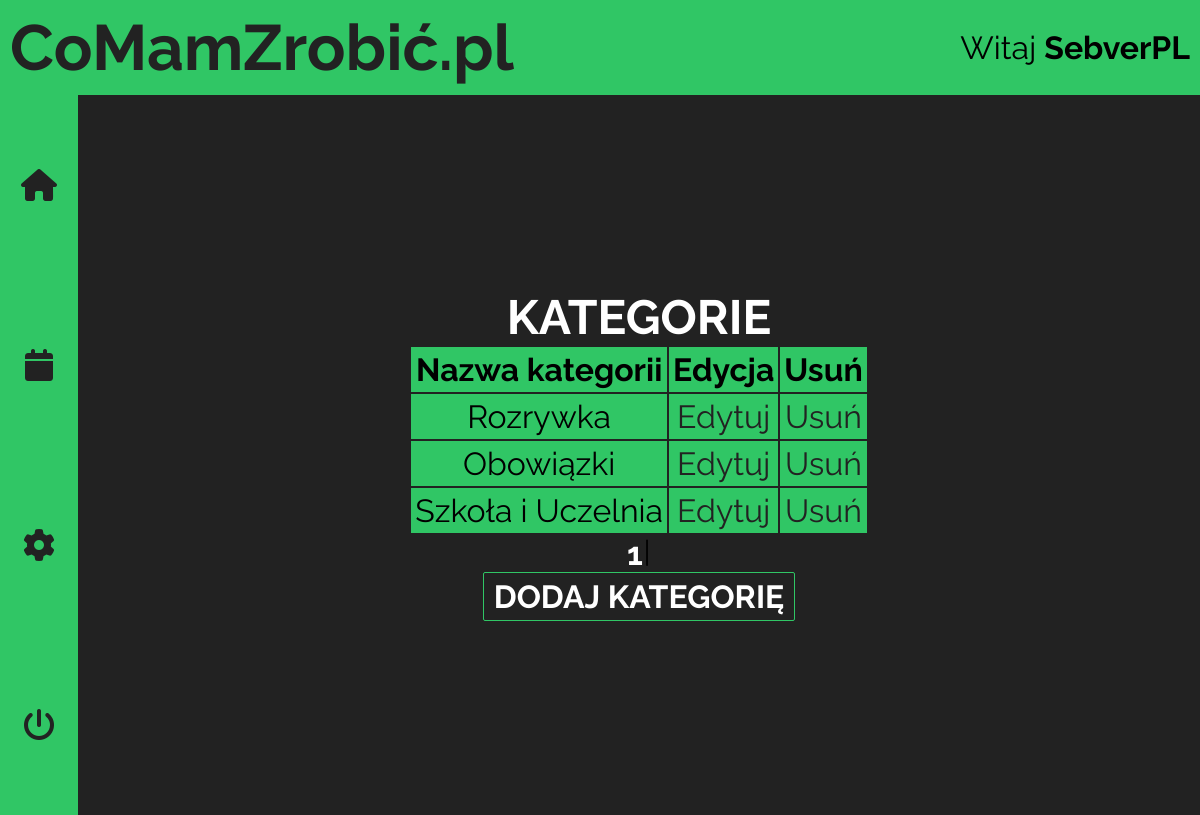
The app's page /categories.php?page=1 (signed in) with its own data.
### tables this page shows
CREATE TABLE IF NOT EXISTS `categories` (
  `ID` int(10) UNSIGNED NOT NULL AUTO_INCREMENT,
  `categoryName` varchar(20) NOT NULL,
  PRIMARY KEY (`ID`)
);

### categories.php (the view, shortened to what this page needs)
<!DOCTYPE html>
<html lang="pl-PL">
<head>
  <link rel="stylesheet" href="https://cdnjs.cloudflare.com/ajax/libs/font-awesome/6.1.1/css/all.min.css"
 />
  <link rel="stylesheet" href="src/css/styles.css">
</head>
<body>
  <div class="container">
    <?php
    include_once("panelHeader.php");
    ?>
    <main class="main-section">
      <?php
      include_once("panelNavigation.php");
      ?>
      <section class="panel-section">
        <h2 class="panel-heading2">Kategorie</h2>
        <aside class="table">
          <?php
          function t1($val, $min, $max)
          {
            return ($val >= $min && $val <= $max);
          }
          require_once('connect.php');
          $thingsCountQuery = $conn->query("SELECT COUNT(ID) as cnt FROM thingstodo");
          $thingsCount = $thingsCountQuery->fetch_object()->cnt;
          $limit = 10;
          $currentPage = isset($_GET['page']) ? intval($_GET['page'] - 1) : 1;
          $from = $currentPage * $limit;
          $allPages = ceil($thingsCount / $limit);
          $thingsQuery = "SELECT ID,categoryName FROM categories ORDER BY ID LIMIT {$from}, {$limit}";
          $result = $conn->query($thingsQuery);
          if ($result->num_rows > 0) {
            echo '<table class="tables">';
            echo <<<HEAD
              <tr>
                <th>Nazwa kategorii</th>
                <th>Edycja</th>
                <th>Usuń</th>
              </tr>
            HEAD;
            while ($row = $result->fetch_object()) {
              echo <<<TABLE
              <tr>
                <td>$row->categoryName</td>
                <td><a class="edit-links" href="editCategoryForm.php?id={$row->ID}">Edytuj</a></td>
                <td><a class="edit-links" href="deleteCategory.php?id={$row->ID}">Usuń</a></td>
              TABLE;
            }
            echo '</table>';
            echo '<section class="pages-section">';
            for ($i = 1; $i <= $allPages; $i++) {
              $active = ($i == ($currentPage + 1)) ? 'active' : '';
              if (t1($i, ($currentPage - 3), ($currentPage + 5))) {
                echo <<<END
                <a class="pages-links {$active}" href="users.php?page={$i}">{$i}</a><i class="space">|</i>
              END;
              }
            }
            echo '</section>';
          } else {
            echo <<<ERROR
              <p class="paragraph error">Brak kategorii!</p>
            ERROR;
          }
          ?>
          <section class="addElement">
            <a href="addCategoryForm.php" class="buttons">Dodaj kategorię</a>
          </section>
        </aside>
      </section>
    </main>
  </div>
</body>
</html>

### src/css/styles.css (style rules this page uses)
* { margin: 0; padding: 0; -webkit-box-sizing: border-box; box-sizing: border-box; }
div.container { max-width: 1920px; margin: 0 auto; overflow: hidden; font-family: "Raleway", "Arial", sans-serif; font-size: 10px; }
.buttons { -webkit-box-sizing: content-box; box-sizing: content-box; border: 1px solid #30c665; border-radius: 2px; padding: 5px 10px; background-color: transparent; font-weight: 700; font-size: 1.2rem; color: white; text-transform: uppercase; cursor: pointer; -webkit-transition: background-color 0.2s linear, color 0.2s linear, border-color 0.2s linear; transition: background-color 0.2s linear, color 0.2s linear, border-color 0.2s linear; }
a.buttons { text-decoration: none; }
a.pages-links { color: #fff; font-size: 2rem; text-decoration: none; -webkit-transition: color 0.2s linear; transition: color 0.2s linear; }
a.pages-links.active { font-weight: 700; }
.space { font-size: 1.8rem; }
a.edit-links { color: #222; text-decoration: none; -webkit-transition: color 0.2s linear; transition: color 0.2s linear; }
h2.panel-heading2 { font-size: 3rem; color: #fff; text-transform: uppercase; }
main.main-section { display: -webkit-box; display: -ms-flexbox; display: flex; -webkit-box-orient: horizontal; -webkit-box-direction: normal; -ms-flex-direction: row; flex-direction: row; }
main.main-section section.panel-section { display: -webkit-box; display: -ms-flexbox; display: flex; -webkit-box-orient: vertical; -webkit-box-direction: normal; -ms-flex-direction: column; flex-direction: column; -webkit-box-pack: center; -ms-flex-pack: center; justify-content: center; -webkit-box-align: center; -ms-flex-align: center; align-items: center; -webkit-box-flex: 2; -ms-flex-positive: 2; flex-grow: 2; background-color: #222; }
section.pages-section { display: -webkit-box; display: -ms-flexbox; display: flex; -webkit-box-orient: horizontal; -webkit-box-direction: normal; -ms-flex-direction: row; flex-direction: row; -webkit-box-pack: center; -ms-flex-pack: center; justify-content: center; }
section.addElement { display: -webkit-box; display: -ms-flexbox; display: flex; -webkit-box-pack: center; -ms-flex-pack: center; justify-content: center; }
table.tables { font-size: 2rem; border-collapse: collapse; }
table.tables td, table.tables th { -webkit-box-sizing: content-box; box-sizing: content-box; border: 2px solid #222; padding: 4px; text-align: center; }
table.tables tr { background-color: #30c665; }
@media (min-width: 360px) { .buttons { font-size: 1.3rem; } }
@media (min-width: 390px) { .buttons { font-size: 1.5rem; } }
@media (orientation: landscape) and (min-width: 890px) { .buttons { font-size: 1.5rem; } }
@media (min-width: 768px) { .buttons { font-size: 1.8rem; } }
@media (min-width: 1024px) { .buttons { font-size: 2rem; } }

### records on screen
categories: categoryName "Rozrywka"
categories: categoryName "Obowiązki"
categories: categoryName "Szkoła i Uczelnia"

### other values on screen
$_SESSION['nick'] "SebverPL"
